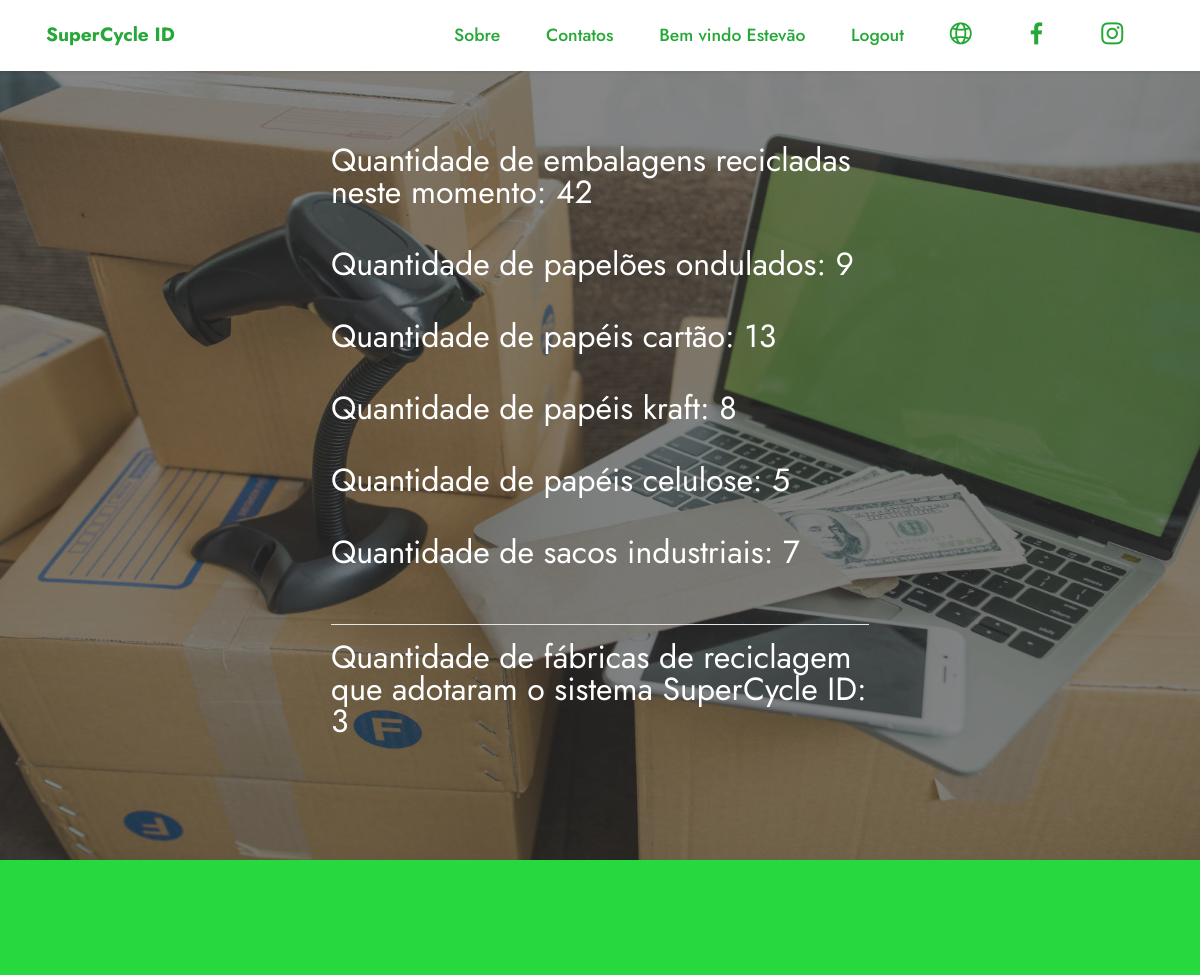
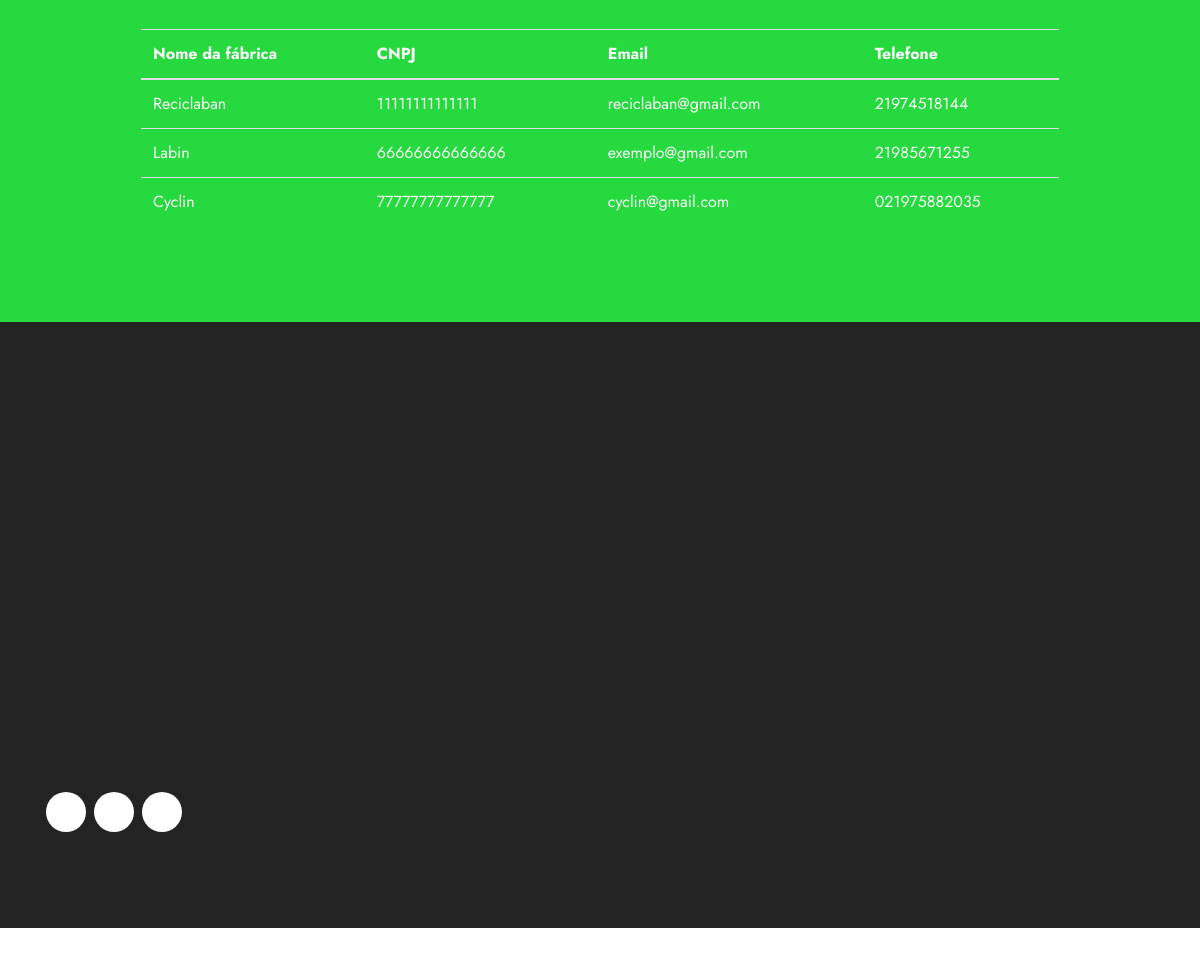
/painelAdmKlabin.php (signed in), run on the app's committed database (2 pictures, top to bottom).
### tables this page shows
CREATE TABLE `admklabin` (
  `Cpf` varchar(11) NOT NULL,
  `Nome` varchar(250) NOT NULL,
  `Senha` varchar(255) NOT NULL,
  `TokenValidacaoAdm` varchar(15) NOT NULL
);

CREATE TABLE `fabrecicladora` (
  `Cnpj` varchar(14) NOT NULL,
  `Nome` varchar(250) NOT NULL,
  `email` varchar(50) NOT NULL,
  `Cep` varchar(8) NOT NULL,
  `Tel` varchar(14) NOT NULL,
  `Senha` varchar(255) NOT NULL
);

### painelAdmKlabin.php (the view, shortened to what this page needs)
<?php
    require_once("conexao.php");
    $id = $_SESSION["id_usuario"];
    $ComandoSQL = "SELECT * FROM admklabin WHERE Cpf = '$id'";
    $Resultado = mysqli_query($Conex, $ComandoSQL);
    $Dados = mysqli_fetch_array($Resultado);
?>
<!DOCTYPE html>
<html lang="pt-br">
<head>
  <link rel="stylesheet" href="assets/web/assets/mobirise-icons2/mobirise2.css">
  <link rel="stylesheet" href="assets/web/assets/mobirise-icons-bold/mobirise-icons-bold.css">
  <link rel="stylesheet" href="assets/tether/tether.min.css">
  <link rel="stylesheet" href="assets/bootstrap/css/bootstrap.min.css">
  <link rel="stylesheet" href="assets/bootstrap/css/bootstrap-grid.min.css">
  <link rel="stylesheet" href="assets/bootstrap/css/bootstrap-reboot.min.css">
  <link rel="stylesheet" href="assets/dropdown/css/style.css">
  <link rel="stylesheet" href="assets/animatecss/animate.css">
  <link rel="stylesheet" href="assets/socicon/css/styles.css">
  <link rel="stylesheet" href="assets/theme/css/style.css">
  <link rel="preload" as="style" href="assets/mobirise/css/mbr-additional.css"><link rel="stylesheet" href="assets/mobirise/css/mbr-additional.css" type="text/css">
</head>
<body>
<section class="menu menu1 cid-sd2hsjFLPI" once="menu" id="menu1-l">
    <nav class="navbar navbar-dropdown navbar-fixed-top navbar-expand-lg">
        <div class="container">
            <div class="navbar-brand">
                <span class="navbar-caption-wrap"><a class="navbar-caption text-info display-7" href="index.php">SuperCycle ID</a></span>
            </div>
            <div class="collapse navbar-collapse" id="navbarSupportedContent">
                <ul class="navbar-nav nav-dropdown nav-right" data-app-modern-menu="true"><li class="nav-item"><a class="nav-link link text-info text-primary display-4" href="index.php#Sobre">Sobre</a></li>
                    <li class="nav-item"><a class="nav-link link text-info text-primary display-4" href="index.php#contacts1-n">Contatos</a></li>
                    <li class="nav-item"><a class="nav-link link text-info text-primary display-4" href="painelFabrica.php"><?php echo "Bem vindo ".$Dados["Nome"];?></a>
                    </li>
                    <li class="nav-item"><a href="logout.php" class="nav-link link text-info text-primary display-4">Logout</a></li>
                    <li class="nav-item"><a href="https://klabin.com.br/" target="_blank" class="nav-link link text-info text-primary display-4">
                            <span class="mobi-mbri mobi-mbri-globe-2 mbr-iconfont mbr-iconfont-btn" style="color: rgb(38, 168, 56); fill: rgb(38, 168, 56);"></span>
                        </a>
                    </li>
                    <li class="nav-item">
                        <a href="https://web.facebook.com/Klabin.SA/?_rdc=1&_rdr" target="_blank" class="nav-link link text-info text-primary display-4">
                            <span class="mbr-iconfont socicon-facebook socicon" style="color: rgb(38, 168, 56); fill: rgb(38, 168, 56);"></span>
                        </a>
                    </li>
                    <li class="nav-item">
                    <a href="https://www.instagram.com/klabin.sa/?hl=pt-br" target="_blank" class="nav-link link text-info text-primary display-4">
                            <span class="mbr-iconfont socicon-instagram socicon" style="color: rgb(38, 168, 56); fill: rgb(38, 168, 56);"></span>
                        </a>
                    </li>
                </ul>
            </div>
        </div>
    </nav>
</section>
<section class="header6 cid-scXFNtFDjb mbr-fullscreen mbr-parallax-background" id="header6-1">
    <div class="mbr-overlay" style="opacity: 0.6; background-color: rgb(53, 53, 53);"></div>
    <div class="align-justify container">
        <div class="row justify-content-center">
            <div class="col-lg-6 col-md-6 col-md-12">
                <h2 class="mbr-section-title mbr-fonts-style mbr-white mb-3"><p>Quantidade de embalagens recicladas neste momento: <?php
                    require_once("conexao.php");
                    $ComandoSQL = "SELECT COUNT(*) as QntEmbalagem FROM smartembalagem";
                    $Resultado = mysqli_query($Conex,$ComandoSQL);
                    $Dados = mysqli_fetch_array($Resultado);
                    echo $Dados["QntEmbalagem"];
                ?></p></h2><br>
                <h2 class="mbr-section-title mbr-fonts-style mbr-white mb-3"><p>Quantidade de papelões ondulados: <?php
                    require_once("conexao.php");
                    $ComandoSQL = "SELECT COUNT(*) as QntPapelOndulado FROM smartembalagem WHERE TipoEmbalagem LIKE 'Papelao ondulado'";
                    $Resultado = mysqli_query($Conex, $ComandoSQL);
                    $Dados = mysqli_fetch_array($Resultado);
                    echo $Dados["QntPapelOndulado"];
                ?>
                </p>
                </h2><br>
                <h2 class="mbr-section-title mbr-fonts-style mbr-white mb-3"><p>Quantidade de papéis cartão: <?php
                    require_once("conexao.php");
                    $ComandoSQL = "SELECT COUNT(*) as QntPapelOndulado FROM smartembalagem WHERE TipoEmbalagem LIKE 'Papel cartao'";
                    $Resultado = mysqli_query($Conex, $ComandoSQL);
                    $Dados = mysqli_fetch_array($Resultado);
                    echo $Dados["QntPapelOndulado"];
                ?>
                </p>
                </h2><br>
                <h2 class="mbr-section-title mbr-fonts-style mbr-white mb-3"><p>Quantidade de papéis kraft: <?php
                    require_once("conexao.php");
                    $ComandoSQL = "SELECT COUNT(*) as QntPapelOndulado FROM smartembalagem WHERE TipoEmbalagem LIKE 'Papel kraft'";
                    $Resultado = mysqli_query($Conex, $ComandoSQL);
                    $Dados = mysqli_fetch_array($Resultado);
                    echo $Dados["QntPapelOndulado"];
                ?>
                </p>
                </h2><br>
                <h2 class="mbr-section-title mbr-fonts-style mbr-white mb-3"><p>Quantidade de papéis celulose: <?php
                    require_once("conexao.php");
                    $ComandoSQL = "SELECT COUNT(*) as QntPapelOndulado FROM smartembalagem WHERE TipoEmbalagem LIKE 'Papel celulose'";
                    $Resultado = mysqli_query($Conex, $ComandoSQL);
                    $Dados = mysqli_fetch_array($Resultado);
                    echo $Dados["QntPapelOndulado"];
                ?>
                </p>
                </h2><br>
                <h2 class="mbr-section-title mbr-fonts-style mbr-white mb-3"><p>Quantidade de sacos industriais: <?php
                    require_once("conexao.php");
                    $ComandoSQL = "SELECT COUNT(*) as QntPapelOndulado FROM smartembalagem WHERE TipoEmbalagem LIKE 'Saco industrial'";
                    $Resultado = mysqli_query($Conex, $ComandoSQL);
                    $Dados = mysqli_fetch_array($Resultado);
                    echo $Dados["QntPapelOndulado"];
                ?>
                </p>
                </h2><br>
                <hr color="white">
                <h2 class="mbr-section-title mbr-fonts-style mbr-white mb-3"><p>Quantidade de fábricas de reciclagem que adotaram o sistema SuperCycle ID: <?php
                    require_once("conexao.php");
                    $ComandoSQL = "SELECT COUNT(*) as QntFabrica FROM fabrecicladora";
                    $Resultado = mysqli_query($Conex,$ComandoSQL);
                    $Dados = mysqli_fetch_array($Resultado);
                    echo $Dados["QntFabrica"];
                ?></p></h2><br>
            </div>
        </div>
    </div>
</section>
<section class="content5 cid-sd21lKEBOm" id="content5-7">
    <div class="container" id="CRUD">
        <div class="row justify-content-center">
            <div class="col-md-12 col-lg-10">
                <h2 class="align-center text-white"><strong>Pontos de reciclagem cadastrados</strong></h2><br>
                <table class="table text-white">
                    <thead class="">
                        <tr>
                        <th scope="col">Nome da fábrica</th>
                        <th scope="col">CNPJ</th>
                        <th scope="col">Email</th>
                        <th scope="col">Telefone</th>
                        </tr>
                    </thead>
                    <tbody>
                        <?php
                            require_once("conexao.php");
                            $ComandoSQL = "Select Nome, Cnpj, email, Tel From fabrecicladora";
                            $Resultado = mysqli_query($Conex, $ComandoSQL);
                            while ($Dado = $Resultado->fetch_assoc()) {
                                echo "<tr>";
                                echo "<td>".$Dado["Nome"]."</td>";
                                echo "<td>".$Dado["Cnpj"]."</td>";
                                echo "<td>".$Dado["email"]."</td>";
                                echo "<td>".$Dado["Tel"]."</td>";
                                echo "</tr>";
                            }
                        ?>
                    </tbody>
                </table>
            </div>
        </div>
    </div>
</section>
<section class="footer1 cid-scXH7DFQhu" once="footers" id="footer1-4">
    <div class="container">
        <div class="row mbr-white">
            <div class="col-12 col-md-12 col-lg-12">
                <ul class="list mbr-fonts-style display-4">
                </ul>
            </div>
            <div class="col-12 col-md-12 col-lg-12">
                <ul class="list mbr-fonts-style display-4">
                </ul>
            </div>
            <div class="col-12 col-md-12 col-lg-12">
                <div class="social-row display-7">
                    <div class="soc-item">
                    </div>
                    <div class="soc-item">
                    </div>
                    <div class="soc-item">
                    </div>
                </div>
            </div>
        </div>
    </div>
</section>
<section style="background-color: #fff; font-family: -apple-system, BlinkMacSystemFont, 'Segoe UI', 'Roboto', 'Helvetica Neue', Arial, sans-serif; color:#aaa; font-size:12px; padding: 0; align-items: center; display: flex;"></section>
    </body>
</html>

### assets/dropdown/css/style.css (style rules this page uses)
.navbar-dropdown { left: 0; padding: 0; position: absolute; right: 0; top: 0; transition: all 0.45s ease; z-index: 1030; background: #282828; }
.navbar-dropdown .navbar-caption { font-weight: 700; white-space: normal; vertical-align: -4px; line-height: 3.125rem !important; }
.navbar-dropdown .navbar-caption, .navbar-dropdown .navbar-caption:hover { color: inherit; text-decoration: none; }
.navbar-dropdown.navbar-fixed-top { position: fixed; }
.navbar-dropdown .navbar-brand span { vertical-align: -4px; }
.nav-dropdown { font-size: 0.75rem; font-weight: 500; height: auto !important; }
.nav-dropdown .link { margin: .667em 1.667em; font-weight: 500; padding: 0; transition: color .2s ease-in-out; }
.nav-dropdown .link::after, .nav-dropdown .dropdown-item::after { color: inherit; }

### assets/theme/css/style.css (style rules this page uses)
section { background-color: #ffffff; }
body { font-style: normal; line-height: 1.5; font-weight: 400; color: #232323; position: relative; }
section, .container, .container-fluid { position: relative; word-wrap: break-word; }
a { font-style: normal; font-weight: 400; cursor: pointer; }
a, a:hover { text-decoration: none; }
.mbr-section-title { font-style: normal; line-height: 1.3; }
h1, h2, h3, h4, h5, h6, .display-1, .display-2, .display-4, .display-5, .display-7, span, p, a { line-height: 1; word-break: break-word; word-wrap: break-word; font-weight: 400; }
section { background-position: 50% 50%; background-repeat: no-repeat; background-size: cover; }
.mbr-white { color: #ffffff; }
.mbr-fullscreen .mbr-overlay { min-height: 100vh; }
.mbr-fullscreen { display: flex; display: -moz-flex; display: -ms-flex; display: -o-flex; align-items: center; min-height: 100vh; padding-top: 3rem; padding-bottom: 3rem; }
.menu .navbar-brand { display: -webkit-flex; }
.menu .navbar-brand span { display: flex; display: -webkit-flex; }
.menu .navbar-brand .navbar-caption-wrap { display: -webkit-flex; }
@media (min-width: 992px) { .menu .navbar-nav.nav-dropdown { display: -webkit-flex; } }
.nav-link .mbr-iconfont { margin-right: .5rem; }
.navbar { display: -webkit-flex; -webkit-flex-wrap: wrap; -webkit-align-items: center; -webkit-justify-content: space-between; }
.navbar-collapse { -webkit-flex-basis: 100%; -webkit-flex-grow: 1; -webkit-align-items: center; }
.nav-dropdown .link { padding: 0.667em 1.667em !important; margin: 0 !important; }
.row { display: -webkit-flex; -webkit-flex-wrap: wrap; }
.justify-content-center { -webkit-justify-content: center; }
html, body { height: auto; min-height: 100vh; }
.mbr-overlay { background-color: #000; bottom: 0; left: 0; opacity: 0.5; position: absolute; right: 0; top: 0; z-index: 0; pointer-events: none; }
ul, ol, pre, blockquote { margin-bottom: 2.3125rem; }
@media (min-width: 992px) { .container { padding-left: 16px; padding-right: 16px; } }
@media (min-width: 992px) { .row { margin-left: -16px; margin-right: -16px; } }
@media (min-width: 992px) { .row > [class*="col"] { padding-left: 16px; padding-right: 16px; } }

### data on the page
admklabin: Nome "Estevão"
fabrecicladora: Nome "Reciclaban", Cnpj "11111111111111", email "reciclaban@gmail.com", Tel "21974518144"
fabrecicladora: Nome "Labin", Cnpj "66666666666666", email "exemplo@gmail.com", Tel "21985671255"
fabrecicladora: Nome "Cyclin", Cnpj "77777777777777", email "cyclin@gmail.com", Tel "021975882035"

### other printed values
$Dados["QntEmbalagem"] "42"
$Dados["QntPapelOndulado"] "9"
$Dados["QntPapelOndulado"] "13"
$Dados["QntPapelOndulado"] "8"
$Dados["QntPapelOndulado"] "5"
$Dados["QntPapelOndulado"] "7"
$Dados["QntFabrica"] "3"
